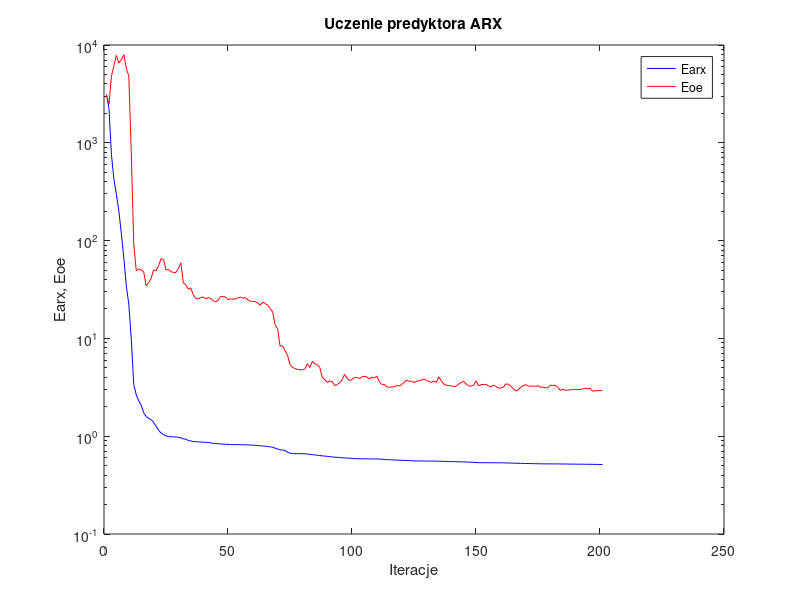
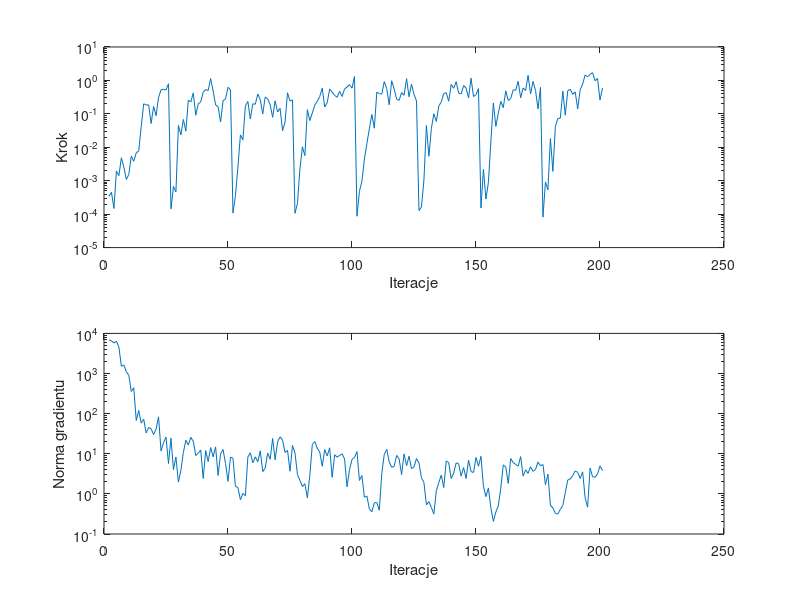

Here is the MATLAB script that generated these plots, in order:
%uczenie predyktora arx
clear all;
n=0; farx(n+1)=3.128447e+003; foe(n+1)=3.049924e+003; wspucz(n+1)=0.000000e+000; ng(n+1)=0.000000e+000;
%odnowa zmiennej metryki
n=1; farx(n+1)=2.245067e+003; foe(n+1)=2.493357e+003; krok(n+1)=3.403614e-004; ng(n+1)=6.946239e+003;
n=2; farx(n+1)=7.547651e+002; foe(n+1)=4.789378e+003; krok(n+1)=4.532388e-004; ng(n+1)=6.512739e+003;
n=3; farx(n+1)=4.231146e+002; foe(n+1)=6.162032e+003; krok(n+1)=1.477461e-004; ng(n+1)=5.787356e+003;
n=4; farx(n+1)=2.958650e+002; foe(n+1)=7.836567e+003; krok(n+1)=1.955378e-003; ng(n+1)=6.387924e+003;
n=5; farx(n+1)=1.999877e+002; foe(n+1)=6.533248e+003; krok(n+1)=1.420248e-003; ng(n+1)=4.580427e+003;
n=6; farx(n+1)=1.171764e+002; foe(n+1)=7.082627e+003; krok(n+1)=4.874671e-003; ng(n+1)=1.515920e+003;
n=7; farx(n+1)=6.605333e+001; foe(n+1)=7.960183e+003; krok(n+1)=2.559883e-003; ng(n+1)=1.633638e+003;
n=8; farx(n+1)=3.445775e+001; foe(n+1)=5.775749e+003; krok(n+1)=1.093065e-003; ng(n+1)=1.100760e+003;
n=9; farx(n+1)=2.235360e+001; foe(n+1)=4.804459e+003; krok(n+1)=1.532691e-003; ng(n+1)=9.101395e+002;
n=10; farx(n+1)=9.808007e+000; foe(n+1)=7.828332e+002; krok(n+1)=5.433546e-003; ng(n+1)=3.563879e+002;
n=11; farx(n+1)=3.375670e+000; foe(n+1)=9.187652e+001; krok(n+1)=3.804775e-003; ng(n+1)=4.420954e+002;
n=12; farx(n+1)=2.650607e+000; foe(n+1)=4.924468e+001; krok(n+1)=6.854056e-003; ng(n+1)=6.777550e+001;
n=13; farx(n+1)=2.296872e+000; foe(n+1)=5.128892e+001; krok(n+1)=7.801084e-003; ng(n+1)=1.198609e+002;
n=14; farx(n+1)=2.076086e+000; foe(n+1)=5.023735e+001; krok(n+1)=4.134280e-002; ng(n+1)=5.821755e+001;
n=15; farx(n+1)=1.736764e+000; foe(n+1)=4.801638e+001; krok(n+1)=2.002215e-001; ng(n+1)=7.265552e+001;
n=16; farx(n+1)=1.589724e+000; foe(n+1)=3.436116e+001; krok(n+1)=1.823743e-001; ng(n+1)=3.301015e+001;
n=17; farx(n+1)=1.516490e+000; foe(n+1)=3.708127e+001; krok(n+1)=1.865388e-001; ng(n+1)=4.551825e+001;
n=18; farx(n+1)=1.478704e+000; foe(n+1)=4.104640e+001; krok(n+1)=5.142836e-002; ng(n+1)=4.199286e+001;
n=19; farx(n+1)=1.386106e+000; foe(n+1)=5.019480e+001; krok(n+1)=1.677326e-001; ng(n+1)=3.014525e+001;
n=20; farx(n+1)=1.264906e+000; foe(n+1)=4.930503e+001; krok(n+1)=8.776600e-002; ng(n+1)=4.159207e+001;
n=21; farx(n+1)=1.153302e+000; foe(n+1)=5.527073e+001; krok(n+1)=3.103642e-001; ng(n+1)=8.337268e+001;
n=22; farx(n+1)=1.077304e+000; foe(n+1)=6.528332e+001; krok(n+1)=5.235795e-001; ng(n+1)=1.171022e+001;
n=23; farx(n+1)=1.035948e+000; foe(n+1)=6.431481e+001; krok(n+1)=5.429402e-001; ng(n+1)=1.892704e+001;
n=24; farx(n+1)=1.008227e+000; foe(n+1)=4.997832e+001; krok(n+1)=5.168653e-001; ng(n+1)=2.605679e+001;
n=25; farx(n+1)=9.911562e-001; foe(n+1)=5.078226e+001; krok(n+1)=7.957487e-001; ng(n+1)=5.708718e+000;
%odnowa zmiennej metryki
n=26; farx(n+1)=9.856708e-001; foe(n+1)=4.815740e+001; krok(n+1)=1.440996e-004; ng(n+1)=2.441418e+001;
n=27; farx(n+1)=9.847497e-001; foe(n+1)=4.707516e+001; krok(n+1)=6.738436e-004; ng(n+1)=4.023031e+000;
n=28; farx(n+1)=9.826181e-001; foe(n+1)=4.723097e+001; krok(n+1)=4.636412e-004; ng(n+1)=8.317770e+000;
n=29; farx(n+1)=9.743256e-001; foe(n+1)=5.168962e+001; krok(n+1)=4.502187e-002; ng(n+1)=1.965217e+000;
n=30; farx(n+1)=9.640381e-001; foe(n+1)=5.917053e+001; krok(n+1)=2.357847e-002; ng(n+1)=3.873583e+000;
n=31; farx(n+1)=9.375973e-001; foe(n+1)=3.689450e+001; krok(n+1)=6.813219e-002; ng(n+1)=1.082293e+001;
n=32; farx(n+1)=9.316687e-001; foe(n+1)=3.537516e+001; krok(n+1)=3.050997e-002; ng(n+1)=2.170277e+001;
n=33; farx(n+1)=9.033783e-001; foe(n+1)=3.186944e+001; krok(n+1)=2.587256e-001; ng(n+1)=1.664171e+001;
n=34; farx(n+1)=8.946343e-001; foe(n+1)=3.284442e+001; krok(n+1)=2.268451e-001; ng(n+1)=2.562971e+001;
n=35; farx(n+1)=8.827765e-001; foe(n+1)=2.785068e+001; krok(n+1)=4.228884e-001; ng(n+1)=2.035624e+001;
n=36; farx(n+1)=8.786212e-001; foe(n+1)=2.555686e+001; krok(n+1)=9.118713e-002; ng(n+1)=9.026214e+000;
n=37; farx(n+1)=8.741873e-001; foe(n+1)=2.538684e+001; krok(n+1)=1.998171e-001; ng(n+1)=1.028291e+001;
n=38; farx(n+1)=8.718436e-001; foe(n+1)=2.614937e+001; krok(n+1)=2.272257e-001; ng(n+1)=1.233656e+001;
n=39; farx(n+1)=8.691639e-001; foe(n+1)=2.648734e+001; krok(n+1)=4.467816e-001; ng(n+1)=2.419145e+000;
n=40; farx(n+1)=8.656493e-001; foe(n+1)=2.541768e+001; krok(n+1)=5.327583e-001; ng(n+1)=1.195757e+001;
n=41; farx(n+1)=8.629160e-001; foe(n+1)=2.611712e+001; krok(n+1)=4.968529e-001; ng(n+1)=6.380280e+000;
n=42; farx(n+1)=8.546468e-001; foe(n+1)=2.563901e+001; krok(n+1)=1.136048e+000; ng(n+1)=1.427075e+001;
n=43; farx(n+1)=8.459330e-001; foe(n+1)=2.433404e+001; krok(n+1)=4.819709e-001; ng(n+1)=8.402137e+000;
n=44; farx(n+1)=8.421139e-001; foe(n+1)=2.361878e+001; krok(n+1)=1.845727e-001; ng(n+1)=1.481795e+001;
n=45; farx(n+1)=8.372770e-001; foe(n+1)=2.454232e+001; krok(n+1)=1.655202e-001; ng(n+1)=2.883922e+000;
n=46; farx(n+1)=8.340109e-001; foe(n+1)=2.683302e+001; krok(n+1)=5.695205e-002; ng(n+1)=9.970904e+000;
n=47; farx(n+1)=8.293181e-001; foe(n+1)=2.674358e+001; krok(n+1)=2.467524e-001; ng(n+1)=1.270085e+001;
n=48; farx(n+1)=8.272905e-001; foe(n+1)=2.658210e+001; krok(n+1)=2.785378e-001; ng(n+1)=5.722710e+000;
n=49; farx(n+1)=8.247690e-001; foe(n+1)=2.485914e+001; krok(n+1)=6.224492e-001; ng(n+1)=2.052694e+000;
n=50; farx(n+1)=8.207720e-001; foe(n+1)=2.540497e+001; krok(n+1)=5.235795e-001; ng(n+1)=8.263256e+000;
%odnowa zmiennej metryki
n=51; farx(n+1)=8.204159e-001; foe(n+1)=2.516077e+001; krok(n+1)=1.075741e-004; ng(n+1)=7.723172e+000;
n=52; farx(n+1)=8.203766e-001; foe(n+1)=2.533429e+001; krok(n+1)=3.606707e-004; ng(n+1)=1.537040e+000;
n=53; farx(n+1)=8.200587e-001; foe(n+1)=2.595827e+001; krok(n+1)=2.559883e-003; ng(n+1)=1.441918e+000;
n=54; farx(n+1)=8.194677e-001; foe(n+1)=2.640028e+001; krok(n+1)=2.343419e-002; ng(n+1)=7.134216e-001;
n=55; farx(n+1)=8.185225e-001; foe(n+1)=2.582012e+001; krok(n+1)=1.664870e-002; ng(n+1)=1.029573e+000;
n=56; farx(n+1)=8.165794e-001; foe(n+1)=2.613086e+001; krok(n+1)=1.702433e-001; ng(n+1)=9.004783e-001;
n=57; farx(n+1)=8.151369e-001; foe(n+1)=2.477423e+001; krok(n+1)=2.357265e-001; ng(n+1)=8.234014e+000;
n=58; farx(n+1)=8.118982e-001; foe(n+1)=2.390411e+001; krok(n+1)=6.995615e-002; ng(n+1)=1.055339e+001;
n=59; farx(n+1)=8.097876e-001; foe(n+1)=2.400018e+001; krok(n+1)=2.001704e-001; ng(n+1)=5.976765e+000;
n=60; farx(n+1)=8.070498e-001; foe(n+1)=2.377824e+001; krok(n+1)=1.934788e-001; ng(n+1)=8.401406e+000;
n=61; farx(n+1)=8.019609e-001; foe(n+1)=2.303913e+001; krok(n+1)=3.916031e-001; ng(n+1)=6.292537e+000;
n=62; farx(n+1)=7.966658e-001; foe(n+1)=2.182136e+001; krok(n+1)=2.688700e-001; ng(n+1)=1.180693e+001;
n=63; farx(n+1)=7.945470e-001; foe(n+1)=2.342057e+001; krok(n+1)=9.907791e-002; ng(n+1)=3.598941e+000;
n=64; farx(n+1)=7.899644e-001; foe(n+1)=2.272834e+001; krok(n+1)=3.200292e-001; ng(n+1)=4.391947e+000;
n=65; farx(n+1)=7.849306e-001; foe(n+1)=2.200511e+001; krok(n+1)=2.800362e-001; ng(n+1)=1.045731e+001;
n=66; farx(n+1)=7.778145e-001; foe(n+1)=2.014290e+001; krok(n+1)=1.865214e-001; ng(n+1)=7.271223e+000;
n=67; farx(n+1)=7.712804e-001; foe(n+1)=1.868003e+001; krok(n+1)=7.897489e-002; ng(n+1)=2.405387e+001;
n=68; farx(n+1)=7.542247e-001; foe(n+1)=1.378783e+001; krok(n+1)=2.457675e-001; ng(n+1)=7.051714e+000;
n=69; farx(n+1)=7.404470e-001; foe(n+1)=1.262125e+001; krok(n+1)=1.134226e-001; ng(n+1)=1.978580e+001;
n=70; farx(n+1)=7.244542e-001; foe(n+1)=8.323680e+000; krok(n+1)=1.472237e-001; ng(n+1)=2.640090e+001;
n=71; farx(n+1)=7.219629e-001; foe(n+1)=8.363861e+000; krok(n+1)=3.153338e-002; ng(n+1)=2.177270e+001;
n=72; farx(n+1)=7.131168e-001; foe(n+1)=7.530200e+000; krok(n+1)=5.695205e-002; ng(n+1)=1.074564e+001;
n=73; farx(n+1)=6.840225e-001; foe(n+1)=6.730778e+000; krok(n+1)=4.275922e-001; ng(n+1)=1.218752e+001;
n=74; farx(n+1)=6.716374e-001; foe(n+1)=5.418561e+000; krok(n+1)=2.401567e-001; ng(n+1)=3.659066e+000;
n=75; farx(n+1)=6.643411e-001; foe(n+1)=5.052563e+000; krok(n+1)=2.624788e-001; ng(n+1)=1.613590e+001;
%odnowa zmiennej metryki
n=76; farx(n+1)=6.636699e-001; foe(n+1)=4.921322e+000; krok(n+1)=1.058889e-004; ng(n+1)=1.052740e+001;
n=77; farx(n+1)=6.635488e-001; foe(n+1)=4.820886e+000; krok(n+1)=2.084136e-004; ng(n+1)=3.056303e+000;
n=78; farx(n+1)=6.629034e-001; foe(n+1)=4.785081e+000; krok(n+1)=2.267275e-003; ng(n+1)=2.167843e+000;
n=79; farx(n+1)=6.615237e-001; foe(n+1)=4.773270e+000; krok(n+1)=1.033570e-002; ng(n+1)=1.522447e+000;
n=80; farx(n+1)=6.607102e-001; foe(n+1)=4.864445e+000; krok(n+1)=5.655154e-003; ng(n+1)=1.797646e+000;
n=81; farx(n+1)=6.575123e-001; foe(n+1)=5.504564e+000; krok(n+1)=1.338969e-001; ng(n+1)=7.942312e-001;
n=82; farx(n+1)=6.525274e-001; foe(n+1)=5.047679e+000; krok(n+1)=6.306675e-002; ng(n+1)=2.937557e+000;
n=83; farx(n+1)=6.479685e-001; foe(n+1)=5.825228e+000; krok(n+1)=1.067078e-001; ng(n+1)=1.701854e+001;
n=84; farx(n+1)=6.435268e-001; foe(n+1)=5.481700e+000; krok(n+1)=1.827549e-001; ng(n+1)=2.027489e+001;
n=85; farx(n+1)=6.392507e-001; foe(n+1)=5.399209e+000; krok(n+1)=2.373843e-001; ng(n+1)=1.379500e+001;
n=86; farx(n+1)=6.357154e-001; foe(n+1)=5.024024e+000; krok(n+1)=3.307424e-001; ng(n+1)=1.103783e+001;
n=87; farx(n+1)=6.281937e-001; foe(n+1)=4.012724e+000; krok(n+1)=5.872046e-001; ng(n+1)=4.885695e+000;
n=88; farx(n+1)=6.260637e-001; foe(n+1)=3.791196e+000; krok(n+1)=1.607119e-001; ng(n+1)=1.269310e+001;
n=89; farx(n+1)=6.229931e-001; foe(n+1)=3.546435e+000; krok(n+1)=2.167565e-001; ng(n+1)=8.849294e+000;
n=90; farx(n+1)=6.180085e-001; foe(n+1)=3.666920e+000; krok(n+1)=5.563246e-001; ng(n+1)=1.409137e+001;
n=91; farx(n+1)=6.138333e-001; foe(n+1)=3.609969e+000; krok(n+1)=4.448787e-001; ng(n+1)=2.590593e+000;
n=92; farx(n+1)=6.099767e-001; foe(n+1)=3.293858e+000; krok(n+1)=3.589369e-001; ng(n+1)=9.379905e+000;
n=93; farx(n+1)=6.082049e-001; foe(n+1)=3.375619e+000; krok(n+1)=3.119789e-001; ng(n+1)=8.249173e+000;
n=94; farx(n+1)=6.051451e-001; foe(n+1)=3.514580e+000; krok(n+1)=4.726961e-001; ng(n+1)=9.092183e+000;
n=95; farx(n+1)=6.018995e-001; foe(n+1)=3.755791e+000; krok(n+1)=3.307424e-001; ng(n+1)=9.981833e+000;
n=96; farx(n+1)=5.993749e-001; foe(n+1)=4.293817e+000; krok(n+1)=5.570755e-001; ng(n+1)=7.402055e+000;
n=97; farx(n+1)=5.977242e-001; foe(n+1)=3.917034e+000; krok(n+1)=6.321212e-001; ng(n+1)=1.506439e+000;
n=98; farx(n+1)=5.956729e-001; foe(n+1)=3.701873e+000; krok(n+1)=7.486426e-001; ng(n+1)=4.014370e+000;
n=99; farx(n+1)=5.935612e-001; foe(n+1)=3.801670e+000; krok(n+1)=5.896462e-001; ng(n+1)=7.231522e+000;
n=100; farx(n+1)=5.889950e-001; foe(n+1)=3.981183e+000; krok(n+1)=1.311594e+000; ng(n+1)=8.086523e+000;
%odnowa zmiennej metryki
n=101; farx(n+1)=5.883289e-001; foe(n+1)=3.973840e+000; krok(n+1)=8.683747e-005; ng(n+1)=1.132762e+001;
n=102; farx(n+1)=5.882135e-001; foe(n+1)=3.896405e+000; krok(n+1)=4.838390e-004; ng(n+1)=2.162051e+000;
n=103; farx(n+1)=5.877511e-001; foe(n+1)=4.029835e+000; krok(n+1)=9.638767e-004; ng(n+1)=2.858253e+000;
n=104; farx(n+1)=5.875968e-001; foe(n+1)=4.106968e+000; krok(n+1)=4.464645e-003; ng(n+1)=8.218149e-001;
n=105; farx(n+1)=5.868752e-001; foe(n+1)=4.040455e+000; krok(n+1)=1.285062e-002; ng(n+1)=8.862253e-001;
n=106; farx(n+1)=5.865494e-001; foe(n+1)=3.834385e+000; krok(n+1)=3.586741e-002; ng(n+1)=4.221892e-001;
n=107; farx(n+1)=5.861015e-001; foe(n+1)=4.011086e+000; krok(n+1)=9.569438e-002; ng(n+1)=3.576375e-001;
n=108; farx(n+1)=5.859573e-001; foe(n+1)=3.936035e+000; krok(n+1)=3.719679e-002; ng(n+1)=5.985155e-001;
n=109; farx(n+1)=5.853827e-001; foe(n+1)=4.127337e+000; krok(n+1)=4.446475e-001; ng(n+1)=6.141454e-001;
n=110; farx(n+1)=5.834645e-001; foe(n+1)=3.626227e+000; krok(n+1)=4.041502e-001; ng(n+1)=3.918833e-001;
n=111; farx(n+1)=5.818342e-001; foe(n+1)=3.380962e+000; krok(n+1)=3.881773e-001; ng(n+1)=3.179189e+000;
n=112; farx(n+1)=5.785045e-001; foe(n+1)=3.390787e+000; krok(n+1)=9.180501e-001; ng(n+1)=9.612629e+000;
n=113; farx(n+1)=5.759319e-001; foe(n+1)=3.195761e+000; krok(n+1)=5.714050e-001; ng(n+1)=1.289468e+001;
n=114; farx(n+1)=5.752584e-001; foe(n+1)=3.163251e+000; krok(n+1)=1.872762e-001; ng(n+1)=6.265771e+000;
n=115; farx(n+1)=5.732341e-001; foe(n+1)=3.187176e+000; krok(n+1)=9.769152e-001; ng(n+1)=4.608672e+000;
n=116; farx(n+1)=5.720050e-001; foe(n+1)=3.202628e+000; krok(n+1)=5.596492e-001; ng(n+1)=4.862352e+000;
n=117; farx(n+1)=5.696960e-001; foe(n+1)=3.301021e+000; krok(n+1)=2.745822e-001; ng(n+1)=9.081014e+000;
n=118; farx(n+1)=5.679371e-001; foe(n+1)=3.262848e+000; krok(n+1)=2.543102e-001; ng(n+1)=7.422132e+000;
n=119; farx(n+1)=5.667605e-001; foe(n+1)=3.361643e+000; krok(n+1)=4.317671e-001; ng(n+1)=3.029905e+000;
n=120; farx(n+1)=5.658168e-001; foe(n+1)=3.554091e+000; krok(n+1)=3.589327e-001; ng(n+1)=9.900357e+000;
n=121; farx(n+1)=5.640937e-001; foe(n+1)=3.738835e+000; krok(n+1)=1.128562e+000; ng(n+1)=5.051776e+000;
n=122; farx(n+1)=5.630359e-001; foe(n+1)=3.648574e+000; krok(n+1)=3.240219e-001; ng(n+1)=8.686071e+000;
n=123; farx(n+1)=5.611845e-001; foe(n+1)=3.651805e+000; krok(n+1)=7.734497e-001; ng(n+1)=4.292530e+000;
n=124; farx(n+1)=5.595993e-001; foe(n+1)=3.536747e+000; krok(n+1)=3.828623e-001; ng(n+1)=4.675555e+000;
n=125; farx(n+1)=5.584726e-001; foe(n+1)=3.636214e+000; krok(n+1)=2.452016e-001; ng(n+1)=7.600921e+000;
%odnowa zmiennej metryki
n=126; farx(n+1)=5.582225e-001; foe(n+1)=3.700559e+000; krok(n+1)=1.281924e-004; ng(n+1)=5.910129e+000;
n=127; farx(n+1)=5.581698e-001; foe(n+1)=3.740368e+000; krok(n+1)=1.635393e-004; ng(n+1)=2.521512e+000;
n=128; farx(n+1)=5.579507e-001; foe(n+1)=3.853808e+000; krok(n+1)=1.053331e-003; ng(n+1)=1.929891e+000;
n=129; farx(n+1)=5.572924e-001; foe(n+1)=3.702845e+000; krok(n+1)=4.486659e-002; ng(n+1)=5.325258e-001;
n=130; farx(n+1)=5.571931e-001; foe(n+1)=3.638533e+000; krok(n+1)=5.368339e-003; ng(n+1)=6.420677e-001;
n=131; farx(n+1)=5.568584e-001; foe(n+1)=3.546791e+000; krok(n+1)=3.638604e-002; ng(n+1)=4.554739e-001;
n=132; farx(n+1)=5.563815e-001; foe(n+1)=3.664739e+000; krok(n+1)=1.005379e-001; ng(n+1)=3.154855e-001;
n=133; farx(n+1)=5.560576e-001; foe(n+1)=3.548195e+000; krok(n+1)=5.919426e-002; ng(n+1)=1.198122e+000;
n=134; farx(n+1)=5.548841e-001; foe(n+1)=4.047910e+000; krok(n+1)=1.713887e-001; ng(n+1)=1.917499e+000;
n=135; farx(n+1)=5.536631e-001; foe(n+1)=3.695238e+000; krok(n+1)=2.277746e-001; ng(n+1)=2.947680e+000;
n=136; farx(n+1)=5.526794e-001; foe(n+1)=3.409079e+000; krok(n+1)=4.044487e-001; ng(n+1)=1.438508e+000;
n=137; farx(n+1)=5.516682e-001; foe(n+1)=3.319478e+000; krok(n+1)=4.268310e-001; ng(n+1)=6.621858e+000;
n=138; farx(n+1)=5.512060e-001; foe(n+1)=3.285979e+000; krok(n+1)=2.385171e-001; ng(n+1)=6.001834e+000;
n=139; farx(n+1)=5.505206e-001; foe(n+1)=3.279426e+000; krok(n+1)=7.612154e-001; ng(n+1)=2.408994e+000;
n=140; farx(n+1)=5.495668e-001; foe(n+1)=3.217872e+000; krok(n+1)=5.819545e-001; ng(n+1)=3.316538e+000;
n=141; farx(n+1)=5.480821e-001; foe(n+1)=3.239312e+000; krok(n+1)=9.155235e-001; ng(n+1)=5.946355e+000;
n=142; farx(n+1)=5.472322e-001; foe(n+1)=3.397490e+000; krok(n+1)=4.177026e-001; ng(n+1)=5.619525e+000;
n=143; farx(n+1)=5.465472e-001; foe(n+1)=3.548047e+000; krok(n+1)=3.923690e-001; ng(n+1)=2.771845e+000;
n=144; farx(n+1)=5.457423e-001; foe(n+1)=3.644903e+000; krok(n+1)=7.011953e-001; ng(n+1)=4.531246e+000;
n=145; farx(n+1)=5.448704e-001; foe(n+1)=3.425416e+000; krok(n+1)=5.870903e-001; ng(n+1)=2.416439e+000;
n=146; farx(n+1)=5.440519e-001; foe(n+1)=3.276017e+000; krok(n+1)=2.994846e-001; ng(n+1)=6.926393e+000;
n=147; farx(n+1)=5.417995e-001; foe(n+1)=3.250503e+000; krok(n+1)=1.164915e+000; ng(n+1)=3.617622e+000;
n=148; farx(n+1)=5.407930e-001; foe(n+1)=3.312639e+000; krok(n+1)=3.307424e-001; ng(n+1)=3.407101e+000;
n=149; farx(n+1)=5.388937e-001; foe(n+1)=3.681291e+000; krok(n+1)=3.730776e-001; ng(n+1)=8.104253e+000;
n=150; farx(n+1)=5.368303e-001; foe(n+1)=3.268443e+000; krok(n+1)=5.714745e-001; ng(n+1)=4.884354e+000;
%odnowa zmiennej metryki
n=151; farx(n+1)=5.362251e-001; foe(n+1)=3.364828e+000; krok(n+1)=1.540600e-004; ng(n+1)=8.609992e+000;
n=152; farx(n+1)=5.359747e-001; foe(n+1)=3.385899e+000; krok(n+1)=2.187783e-003; ng(n+1)=1.549655e+000;
n=153; farx(n+1)=5.359629e-001; foe(n+1)=3.378068e+000; krok(n+1)=2.821900e-004; ng(n+1)=8.553709e-001;
n=154; farx(n+1)=5.358786e-001; foe(n+1)=3.277129e+000; krok(n+1)=8.861138e-004; ng(n+1)=1.409003e+000;
n=155; farx(n+1)=5.357258e-001; foe(n+1)=3.184660e+000; krok(n+1)=1.526430e-002; ng(n+1)=4.414374e-001;
n=156; farx(n+1)=5.353597e-001; foe(n+1)=3.333369e+000; krok(n+1)=2.114117e-001; ng(n+1)=2.061932e-001;
n=157; farx(n+1)=5.351810e-001; foe(n+1)=3.239817e+000; krok(n+1)=4.215364e-002; ng(n+1)=3.536023e-001;
n=158; farx(n+1)=5.348201e-001; foe(n+1)=3.096295e+000; krok(n+1)=1.046893e-001; ng(n+1)=5.065592e-001;
n=159; farx(n+1)=5.341559e-001; foe(n+1)=3.116631e+000; krok(n+1)=2.367301e-001; ng(n+1)=1.394202e+000;
n=160; farx(n+1)=5.339667e-001; foe(n+1)=3.177109e+000; krok(n+1)=1.528851e-001; ng(n+1)=5.277598e+000;
n=161; farx(n+1)=5.328237e-001; foe(n+1)=3.416352e+000; krok(n+1)=4.870112e-001; ng(n+1)=4.688874e+000;
n=162; farx(n+1)=5.321354e-001; foe(n+1)=3.408058e+000; krok(n+1)=2.506731e-001; ng(n+1)=1.822262e+000;
n=163; farx(n+1)=5.314992e-001; foe(n+1)=3.252472e+000; krok(n+1)=2.866206e-001; ng(n+1)=7.600129e+000;
n=164; farx(n+1)=5.301734e-001; foe(n+1)=3.080921e+000; krok(n+1)=5.235795e-001; ng(n+1)=6.043775e+000;
n=165; farx(n+1)=5.292507e-001; foe(n+1)=2.897941e+000; krok(n+1)=5.076613e-001; ng(n+1)=5.400480e+000;
n=166; farx(n+1)=5.283177e-001; foe(n+1)=2.972119e+000; krok(n+1)=9.397835e-001; ng(n+1)=4.910905e+000;
n=167; farx(n+1)=5.275415e-001; foe(n+1)=3.158716e+000; krok(n+1)=3.017106e-001; ng(n+1)=8.496910e+000;
n=168; farx(n+1)=5.270476e-001; foe(n+1)=3.275772e+000; krok(n+1)=5.939923e-001; ng(n+1)=2.771647e+000;
n=169; farx(n+1)=5.261367e-001; foe(n+1)=3.375745e+000; krok(n+1)=5.013461e-001; ng(n+1)=3.972036e+000;
n=170; farx(n+1)=5.255158e-001; foe(n+1)=3.247050e+000; krok(n+1)=1.422745e+000; ng(n+1)=3.246821e+000;
n=171; farx(n+1)=5.249760e-001; foe(n+1)=3.257150e+000; krok(n+1)=3.985391e-001; ng(n+1)=4.761410e+000;
n=172; farx(n+1)=5.242957e-001; foe(n+1)=3.262541e+000; krok(n+1)=9.362720e-001; ng(n+1)=3.643649e+000;
n=173; farx(n+1)=5.234289e-001; foe(n+1)=3.216046e+000; krok(n+1)=5.030381e-001; ng(n+1)=4.052218e+000;
n=174; farx(n+1)=5.230971e-001; foe(n+1)=3.288662e+000; krok(n+1)=1.400181e-001; ng(n+1)=6.229324e+000;
n=175; farx(n+1)=5.218642e-001; foe(n+1)=3.166829e+000; krok(n+1)=6.201675e-001; ng(n+1)=5.006093e+000;
%odnowa zmiennej metryki
n=176; farx(n+1)=5.217285e-001; foe(n+1)=3.172793e+000; krok(n+1)=8.170121e-005; ng(n+1)=5.386192e+000;
n=177; farx(n+1)=5.216240e-001; foe(n+1)=3.130116e+000; krok(n+1)=9.152390e-004; ng(n+1)=1.691255e+000;
n=178; farx(n+1)=5.213805e-001; foe(n+1)=3.119396e+000; krok(n+1)=5.333789e-004; ng(n+1)=3.100545e+000;
n=179; farx(n+1)=5.211849e-001; foe(n+1)=3.329420e+000; krok(n+1)=1.825465e-002; ng(n+1)=5.164022e-001;
n=180; farx(n+1)=5.211664e-001; foe(n+1)=3.300044e+000; krok(n+1)=1.897913e-003; ng(n+1)=4.491784e-001;
n=181; farx(n+1)=5.210044e-001; foe(n+1)=3.313157e+000; krok(n+1)=4.236083e-002; ng(n+1)=3.254518e-001;
n=182; farx(n+1)=5.207600e-001; foe(n+1)=3.163976e+000; krok(n+1)=7.233428e-002; ng(n+1)=3.172078e-001;
n=183; farx(n+1)=5.202907e-001; foe(n+1)=2.937425e+000; krok(n+1)=7.494212e-002; ng(n+1)=4.105204e-001;
n=184; farx(n+1)=5.198182e-001; foe(n+1)=3.021854e+000; krok(n+1)=4.763389e-001; ng(n+1)=5.122582e-001;
n=185; farx(n+1)=5.192911e-001; foe(n+1)=2.949185e+000; krok(n+1)=9.089589e-002; ng(n+1)=1.081591e+000;
n=186; farx(n+1)=5.190077e-001; foe(n+1)=2.963033e+000; krok(n+1)=4.938403e-001; ng(n+1)=2.215946e+000;
n=187; farx(n+1)=5.185254e-001; foe(n+1)=2.977821e+000; krok(n+1)=5.450576e-001; ng(n+1)=2.358743e+000;
n=188; farx(n+1)=5.180819e-001; foe(n+1)=3.016495e+000; krok(n+1)=3.839848e-001; ng(n+1)=2.839320e+000;
n=189; farx(n+1)=5.175968e-001; foe(n+1)=3.003783e+000; krok(n+1)=4.536903e-001; ng(n+1)=3.738225e+000;
n=190; farx(n+1)=5.174867e-001; foe(n+1)=2.990483e+000; krok(n+1)=1.400181e-001; ng(n+1)=3.439050e+000;
n=191; farx(n+1)=5.172752e-001; foe(n+1)=3.002480e+000; krok(n+1)=5.249576e-001; ng(n+1)=2.431336e+000;
n=192; farx(n+1)=5.170434e-001; foe(n+1)=3.046667e+000; krok(n+1)=7.734497e-001; ng(n+1)=3.541448e+000;
n=193; farx(n+1)=5.167111e-001; foe(n+1)=3.094303e+000; krok(n+1)=1.454334e+000; ng(n+1)=8.019096e-001;
n=194; farx(n+1)=5.164836e-001; foe(n+1)=3.056153e+000; krok(n+1)=1.289896e+000; ng(n+1)=4.654952e-001;
n=195; farx(n+1)=5.161532e-001; foe(n+1)=3.094128e+000; krok(n+1)=1.509022e+000; ng(n+1)=4.395412e+000;
n=196; farx(n+1)=5.155971e-001; foe(n+1)=2.877747e+000; krok(n+1)=1.707324e+000; ng(n+1)=2.668018e+000;
n=197; farx(n+1)=5.149950e-001; foe(n+1)=2.919082e+000; krok(n+1)=9.769152e-001; ng(n+1)=2.605916e+000;
n=198; farx(n+1)=5.145152e-001; foe(n+1)=2.915953e+000; krok(n+1)=1.152651e+000; ng(n+1)=3.134197e+000;
n=199; farx(n+1)=5.142272e-001; foe(n+1)=2.938274e+000; krok(n+1)=2.587256e-001; ng(n+1)=4.968456e+000;
n=200; farx(n+1)=5.136238e-001; foe(n+1)=2.921265e+000; krok(n+1)=5.919790e-001; ng(n+1)=3.832089e+000;

figure; semilogy(farx,'b'); hold on; semilogy(foe,'r'); xlabel('Iteracje'); ylabel('Earx, Eoe'); legend('Earx','Eoe'); title('Uczenie predyktora ARX');
figure; subplot(2,1,1); semilogy(krok); xlabel('Iteracje'); ylabel('Krok');
subplot(2,1,2); semilogy(ng); xlabel('Iteracje'); ylabel('Norma gradientu');
Earx=farx(n+1)
Eoe=foe(n+1)
